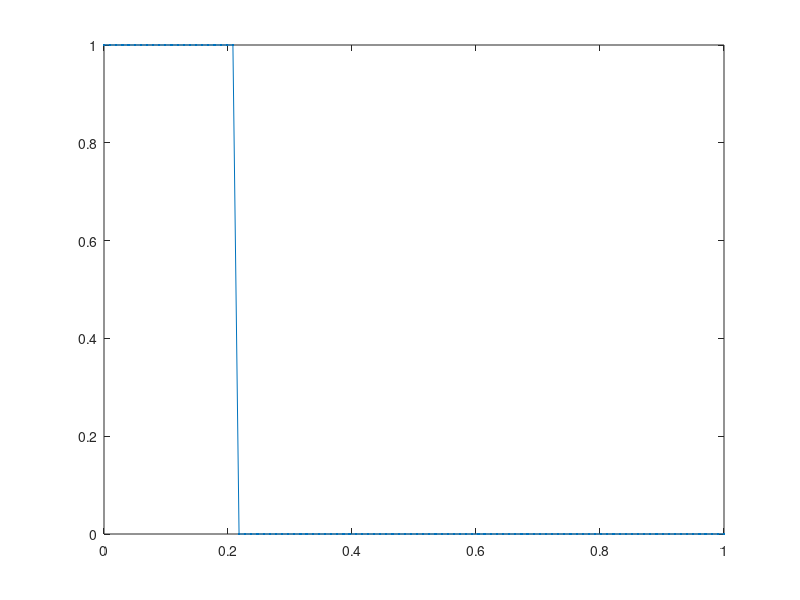

Source code (MATLAB): (Note: this script raises an error after producing the figure.)
clc; clear; close all
%%%%%%%%%% SIMULATION PARAMETERS %%%%%%%%%%%%%%%%%%%%%%%%%%%%%%%%%%%%%%%%%%
L = 1;
Tfinal = 100;
J = 100;

dx = L/(J + 1); 
dt = 1e-3/4;

t = 1;
xx = linspace(0,L,J + 2).';
%%%%%%%%%%%%%%%%%%%%%%%%%%%%%%%%%%%%%%%%%%%%%%%%%%%%%%%%%%%%%%%%%%%%%%%%%%%

%%%%%%%%%% PHYSICAL PARAMETERS %%%%%%%%%%%%%%%%%%%%%%%%%%%%%%%%%%%%%%%%%%%%
d = 1/10;
v = 2;
f = @(t,u) 0*u; %% Ingen nytt ? %%Vi skickar in c så vad skiljer f från r?
r =@(c) 0; %% negativ reaction ger mer c?? %%Vid positiv r går partiklarna in i reaktioner och 
% försvinner (tolkningsfråga, annars ändra tecken i uppdateringen där nere för omvänd tolkning)

%%%%%%%%%%%%%%%%%%%%%%%%%%%%%%%%%%%%%%%%%%%%%%%%%%%%%%%%%%%%%%%%%%%%%%%%%%%

%%%%%%%%%% INITIAL CONDITION %%%%%%%%%%%%%%%%%%%%%%%%%%%%%%%%%%%%%%%%%%%%%%
c=zeros(J,1); 
for i=1:J+2

    if ((xx(i)>=0)&&((xx(i)<=0.2)))
        c(i)=1;
   
    end
end
%%c = c0(xx(2:end-1));
%%%%%%%%%%%%%%%%%%%%%%%%%%%%%%%%%%%%%%%%%%%%%%%%%%%%%%%%%%%%%%%%%%%%%%%%%%%

%%%%%%%%%% CONSTRUCTING FINITE DIFFERENCES %%%%%%%%%%%%%%%%%%%%%%%%%%%%%%%%
A = full(spdiags(bsxfun(@times,ones(J,1),[-1 0 1]),[-1 0 1],J,J))/(2*dx);
C=zeros(J-2,1);
B=[1;C;0]; %%Tror har med ska hjälpa med boundires
D = (full(spdiags(bsxfun(@times,ones(J,1),[1 -2 1]),[-1 0 1],J,J)))/(dx*dx);

M = d*D - v*A;
%%%%%%%%%%%%%%%%%%%%%%%%%%%%%%%%%%%%%%%%%%%%%%%%%%%%%%%%%%%%%%%%%%%%%%%%%%%

%%%%%%%%%% PREPARING PLOT %%%%%%%%%%%%%%%%%%%%%%%%%%%%%%%%%%%%%%%%%%%%%%%%%
ax = axes;
p = plot(xx,[1;c;0],'.-'); %%Gränsvärdena här ändras direkt vid första beräkningen men måste finnas för att fylla grafen?
p.DisplayName = "Pollutant concentration";
ax.YLimMode = 'manual';
xlabel('m')
ylabel('kg/m^3')
ylim([0 2])
title(sprintf("t = %.3e",t));
legend show
%%%%%%%%%%%%%%%%%%%%%%%%%%%%%%%%%%%%%%%%%%%%%%%%%%%%%%%%%%%%%%%%%%%%%%%%%%%

%%%%%%%%%% SOLVING THE PROBLEM %%%%%%%%%%%%%%%%%%%%%%%%%%%%%%%%%%%%%%%%%%%%
while t < Tfinal
    c = c + dt*(M*c+B - r(c) + f(t,c));
    p.YData = [1;c;0]; %% tvingar kanterna är 0 tror inte den som fuckar %%Tror inte detta påverka beräkningarna utan bara ploten
    t = t + dt;
    ax.Title.String = sprintf("t = %.3e",t);
    drawnow
end
%%%%%%%%%%%%%%%%%%%%%%%%%%%%%%%%%%%%%%%%%%%%%%%%%%%%%%%%%%%%%%%%%%%%%%%%%%%clc; clear; close all